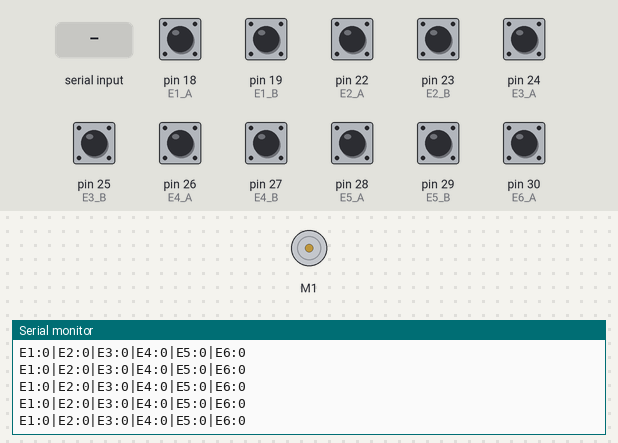
This sketch was run on a simulated Arduino Mega 2560, built with avr-gcc and run on an emulated ATmega2560. On the bench: DC motor (green arrow = forward, orange = backward, longer = faster), the last lines printed to the serial monitor. Inputs (shaded band) come from the test bench; at power-on: pin 18 (E1_A), pin 19 (E1_B), pin 22 (E2_A), pin 23 (E2_B), pin 24 (E3_A), pin 25 (E3_B), pin 26 (E4_A), pin 27 (E4_B), pin 28 (E5_A), pin 29 (E5_B), pin 30 (E6_A) HIGH.

Above: at 1.2 s.
1.3 s: "1:90:45\n" received over Serial
2.8 s: pin 18 (E1_A) pulled LOW for 0.15 s
At 2.83 s:
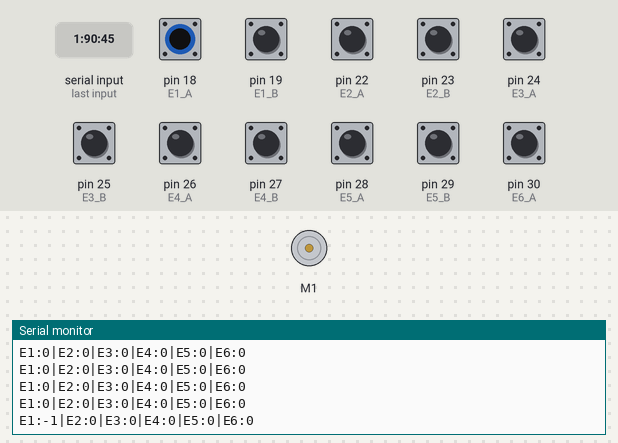
4.4 s: pin 22 (E2_A) pulled LOW for 0.15 s
At 4.45 s:
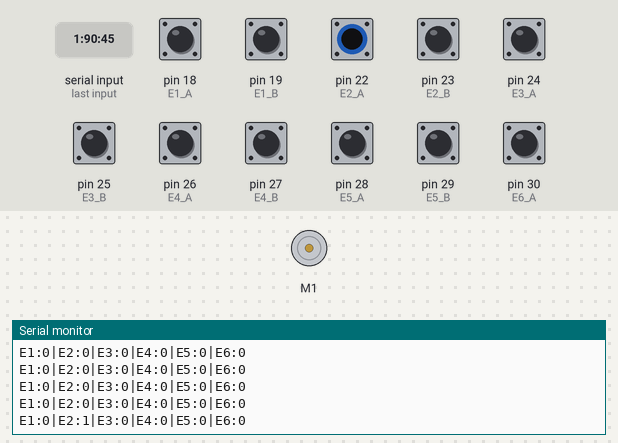
7.5 s: pin 24 (E3_A) pulled LOW for 0.15 s
At 7.58 s:
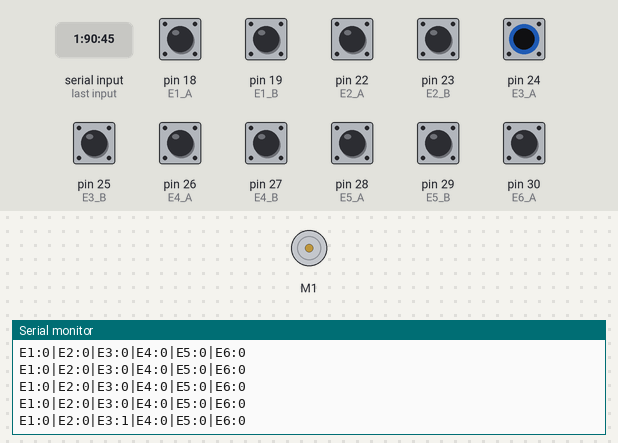
9.1 s: pin 26 (E4_A) pulled LOW for 0.15 s
At 9.2 s:
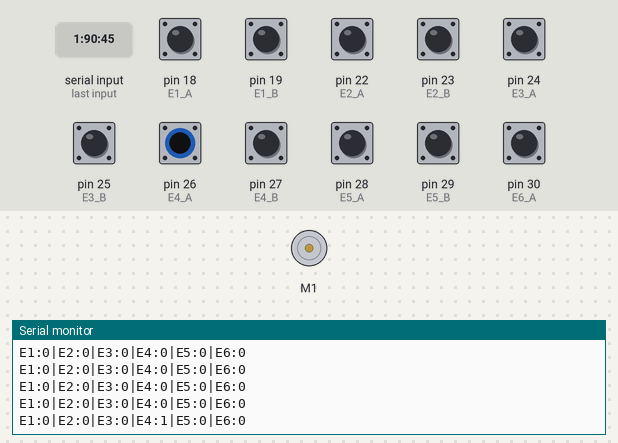
10.7 s: pin 28 (E5_A) pulled LOW for 0.15 s
At 10.72 s:
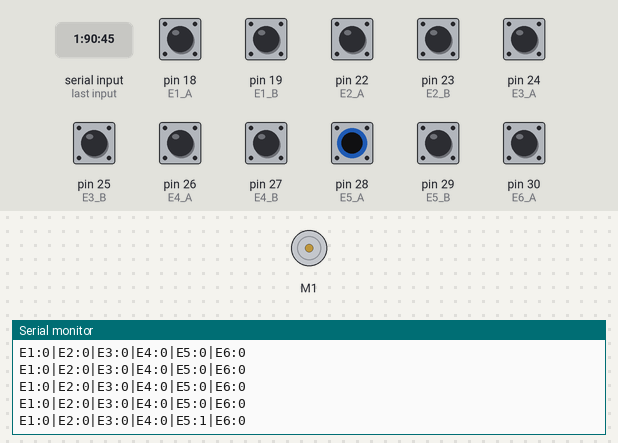

The sketch:

MASTER.ino
```cpp
// Master_Controller.ino (v3: Variable Speed for Master & Slave)
// This version correctly parses "M:D:S" commands and forwards
// variable speed instructions to the Slave Arduino via I2C.

#include <Wire.h>
#include <AFMotor.h>

#define SLAVE_ADDRESS 8

// Motor Objects
AF_DCMotor motor1(1); AF_DCMotor motor2(2); AF_DCMotor motor3(3); AF_DCMotor motor4(4);

// --- Encoder Pin Definitions ---
#define E1_A 18
#define E1_B 19
#define E2_A 22
#define E2_B 23
#define E3_A 24
#define E3_B 25
#define E4_A 26
#define E4_B 27
#define E5_A 28
#define E5_B 29
#define E6_A 30
#define E6_B 31

// Encoder Counters
volatile long E1_count = 0; volatile long E2_count = 0; volatile long E3_count = 0;
volatile long E4_count = 0; volatile long E5_count = 0; volatile long E6_count = 0;

// State Tracking for Polled Encoders
int E2_last_state; int E3_last_state; int E4_last_state; int E5_last_state; int E6_last_state;

unsigned long last_send_time = 0;
const long SEND_INTERVAL = 100; // ms

void setup() {
  Serial.begin(9600);
  while (!Serial);
  Serial.println("--- Master w/ Var. Speed & Encoders Initialized ---");
  Wire.begin();

  // Initialize Encoder Pins
  pinMode(E1_A, INPUT_PULLUP); pinMode(E1_B, INPUT_PULLUP);
  pinMode(E2_A, INPUT_PULLUP); pinMode(E2_B, INPUT_PULLUP);
  pinMode(E3_A, INPUT_PULLUP); pinMode(E3_B, INPUT_PULLUP);
  pinMode(E4_A, INPUT_PULLUP); pinMode(E4_B, INPUT_PULLUP);
  pinMode(E5_A, INPUT_PULLUP); pinMode(E5_B, INPUT_PULLUP);
  pinMode(E6_A, INPUT_PULLUP); pinMode(E6_B, INPUT_PULLUP);

  attachInterrupt(digitalPinToInterrupt(E1_A), readEncoder1, CHANGE);

  E2_last_state = digitalRead(E2_A); E3_last_state = digitalRead(E3_A);
  E4_last_state = digitalRead(E4_A); E5_last_state = digitalRead(E5_A);
  E6_last_state = digitalRead(E6_A);
}

void loop() {
  pollEncoders();
  handleSerialCommands();
  if (millis() - last_send_time > SEND_INTERVAL) {
    sendEncoderData();
    last_send_time = millis();
  }
}

void handleSerialCommands() {
  if (Serial.available() > 0) {
    String command = Serial.readStringUntil('\n');
    command.trim();

    int first_colon = command.indexOf(':');
    int second_colon = command.indexOf(':', first_colon + 1);

    if (first_colon > 0 && second_colon > 0) {
        // Format is "M:D:S", e.g. "1:f:255"
        int motorNum = command.substring(0, first_colon).toInt();
        char direction = command.charAt(first_colon + 1);
        int speed = command.substring(second_colon + 1).toInt();
        speed = constrain(speed, 0, 255);

        if (motorNum >= 1 && motorNum <= 4) { // Master Motors
            AF_DCMotor* targetMotor = NULL;
            if (motorNum == 1) targetMotor = &motor1;
            else if (motorNum == 2) targetMotor = &motor2;
            else if (motorNum == 3) targetMotor = &motor3;
            else if (motorNum == 4) targetMotor = &motor4;

            targetMotor->setSpeed(speed);
            if(direction == 'f') targetMotor->run(FORWARD);
            else if(direction == 'b') targetMotor->run(BACKWARD);
            else targetMotor->run(RELEASE);
        } else if (motorNum >= 5 && motorNum <= 7) { // Slave Motors
            int motorId = motorNum - 4; // 1 for S1, 2 for S2(M6), 3 for S3
            int directionId = 0;
            if (direction == 'f') directionId = 1;
            else if (direction == 'b') directionId = 2;

            // New 3-byte I2C command: [MotorID, DirectionID, Speed]
            Wire.beginTransmission(SLAVE_ADDRESS);
            Wire.write(motorId);
            Wire.write(directionId);
            Wire.write(speed);
            Wire.endTransmission();
        }
    }
  }
}

void sendEncoderData() {
  Serial.print("E1:"); Serial.print(E1_count);
  Serial.print("|E2:"); Serial.print(E2_count);
  Serial.print("|E3:"); Serial.print(E3_count);
  Serial.print("|E4:"); Serial.print(E4_count);
  Serial.print("|E5:"); Serial.print(E5_count);
  Serial.print("|E6:"); Serial.print(E6_count);
  Serial.println();
}

void readEncoder1() {
  if (digitalRead(E1_A) == digitalRead(E1_B)) E1_count++; else E1_count--;
}

void pollEncoders() {
    int state_E2 = digitalRead(E2_A); if (state_E2 != E2_last_state) { if (digitalRead(E2_B) != state_E2) E2_count++; else E2_count--; E2_last_state = state_E2; }
    int state_E3 = digitalRead(E3_A); if (state_E3 != E3_last_state) { if (digitalRead(E3_B) != state_E3) E3_count++; else E3_count--; E3_last_state = state_E3; }
    int state_E4 = digitalRead(E4_A); if (state_E4 != E4_last_state) { if (digitalRead(E4_B) != state_E4) E4_count++; else E4_count--; E4_last_state = state_E4; }
    int state_E5 = digitalRead(E5_A); if (state_E5 != E5_last_state) { if (digitalRead(E5_B) != state_E5) E5_count++; else E5_count--; E5_last_state = state_E5; }
    int state_E6 = digitalRead(E6_A); if (state_E6 != E6_last_state) { if (digitalRead(E6_B) != state_E6) E6_count++; else E6_count--; E6_last_state = state_E6; }
}
```

Measured:
- after the input at 2.8 s, the serial monitor: prints a new line at once (image 1)
- after the input at 4.4 s, the serial monitor: prints a new line after 0.05 s (image 2)
- after the input at 7.5 s, the serial monitor: prints a new line after 0.08 s (image 3)
- after the input at 9.1 s, the serial monitor: prints a new line after 0.10 s (image 4)
- after the input at 10.7 s, the serial monitor: prints a new line at once (image 5)
